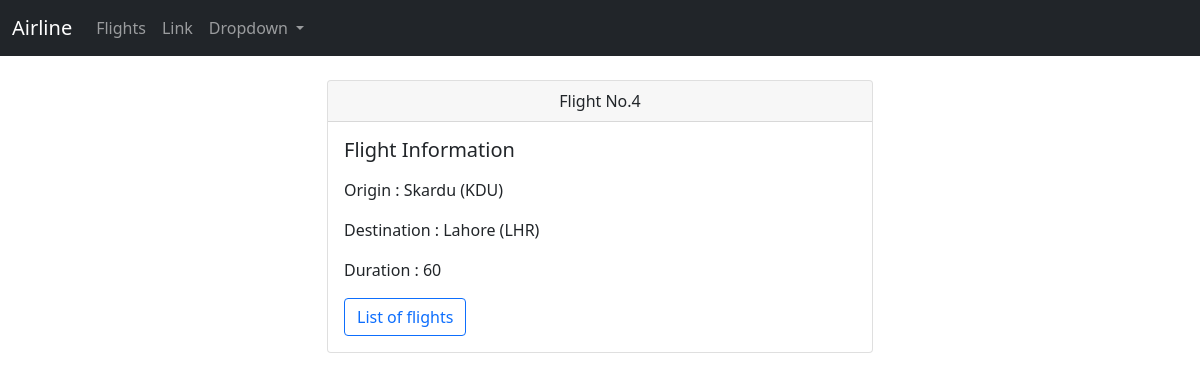
/flights/4, run on the app's committed database.
### flights/models.py (models this page shows, shortened)
class Flight(models.Model):
  origin = models.ForeignKey(Airpot,on_delete=models.CASCADE,related_name="departures")
  destination = models.ForeignKey(Airpot,on_delete=models.CASCADE,related_name="arrivals")
  duration = models.IntegerField()

class Airpot(models.Model):
  code = models.CharField(max_length=3)
  city = models.CharField(max_length=64)
  def __str__(self):
      return f"{self.city} ({self.code})"

### flights/views.py (the view)
# urls.py: path('<int:flight_id>',views.show,name='show')
def show(request,flight_id):
  return render(request,'flights/show.html',{
    'flight': Flight.objects.get(pk=flight_id)
  })

### flights/templates/flights/show.html
{% extends "flights/layout.html" %}
{% block body %}
  <br>
  <div class="container">
    <div class="row d-flex justify-content-center">
      <div class="col-sm-6">
        <div class="card">
          <div class="card-header text-center">
            Flight No.{{ flight.id }}
          </div>
          <div class="card-body">
            <h5 class="card-title">Flight Information</h5>
            <p class="card-text">
              <p>Origin : {{ flight.origin }}</p>
              <p>Destination : {{ flight.destination }}</p>
              <p>Duration : {{ flight.duration }}</p>
            </p>
            <a href="{% url 'flights:index' %}" class="btn btn-outline-primary">List of flights</a>
          </div>
        </div>
      </div>
    </div>
  </div>
{% endblock %}

### data on the page
Flight: id "4", origin "Skardu (KDU)", destination "Lahore (LHR)", duration "60"
